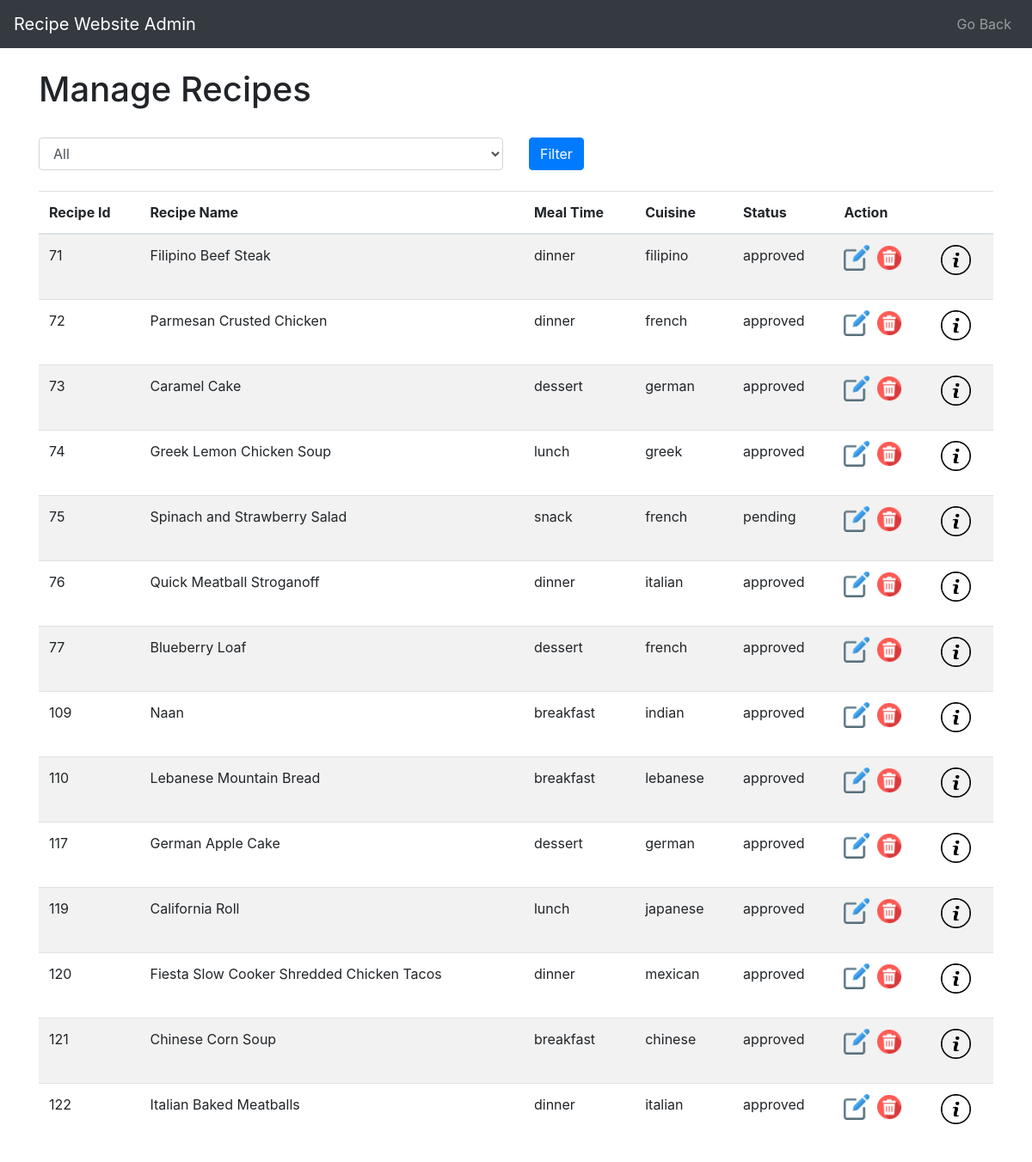
The page /roles/dashboard/manageRecipes.php (signed in) on the database its author committed.
### tables this page shows
CREATE TABLE `recipes` (
  `recipe_id` int(20) NOT NULL,
  `user_id` int(20) NOT NULL,
  `name` varchar(50) NOT NULL,
  `description` text NOT NULL,
  `create_date` datetime NOT NULL,
  `preparation_time` int(5) NOT NULL,
  `cooking_time` int(5) NOT NULL,
  `total_time` int(5) NOT NULL,
  `servings` int(5) NOT NULL,
  `meal_time` varchar(20) NOT NULL,
  `cuisine` varchar(20) NOT NULL,
  `image` varchar(200) NOT NULL,
  `status` varchar(15) NOT NULL
);

### roles/dashboard/manageRecipes.php (the view, shortened to what this page needs)
<!DOCTYPE html>
<html lang="en">
<head>
    <link rel="stylesheet" href="../../css/bootstrap.css">
</head>
<body>
    <nav class="navbar navbar-expand-lg navbar-dark bg-dark">
        <a class="navbar-brand" href="dashboard.php">Recipe Website Admin</a>
        <div class="collapse navbar-collapse" id="navbarNav">
            <ul class="navbar-nav ml-auto">
                <li class="nav-item">
                    <a class="nav-link" href="dashboard.php">Go Back</a>
                </li>
            </ul>
        </div>
    </nav>
    <br>
    <div class="container">
        <h1>Manage Recipes</h1>
        <br>
            <div class="row">
                <div class="col-md-6">
                    <select class="form-control" id="status-filter">
                        <option value="">All</option>
                    </select>
                </div>
                <div class="col-md-6">
                    <button class="btn btn-primary" id="filter-btn">Filter</button>
                </div>
            </div>
        <br>
        <?php
        include "../../includes/connection.php";
        $status_filter = '';
        $sql = "SELECT * FROM recipes $status_filter";
        $result = mysqli_query($con, $sql);
        echo '<div class="content">';
        echo '<div class="row">';
        echo '<div class="col-md-12">';
        echo '<table class="table table-striped">';
        echo '<thead>';
        echo '<tr>';
        echo '<th>Recipe Id</th>';
        echo '<th>Recipe Name</th>';
        echo '<th>Meal Time</th>';
        echo '<th>Cuisine</th>';
        echo '<th>Status</th>';
        echo '<th>Action</th>';
        echo '<th></th>';
        echo '</tr>';
        echo '</thead>';
        echo '<tbody>';
        while ($row = mysqli_fetch_assoc($result)) {
            echo '<tr>';
            echo '<td>' . $row['recipe_id'] . '</td>';
            echo '<td>' . $row['name'] . '</td>';
            echo '<td>' . $row['meal_time'] . '</td>';
            echo '<td>' . $row['cuisine'] . '</td>';
            echo '<td>' . $row['status'] . '</td>';
            echo "<td>";
            echo '<a href="actions/edit_recipe.php?recipe_id=' . $row['recipe_id'] . '"><img src="../../images/edit.png" width="30" height="30" alt="Edit"></a>';
            echo '<a href="#" class="ml-2" data-toggle="modal" data-target="#deleteRecipeModal" data-id="' . $row['recipe_id'] . '"><img src="../../images/delete.png" alt="Delete" width="30" height="30"></a>';
            echo "</td>";
            echo "<td>";
            echo '<a href="#" data-toggle="modal" data-target="#recipeModal' . $row["recipe_id"] . '"><img src="../../images/info.png" alt="read-more" width="35" height="35"></a></p>';
            echo "</td>";
            echo '</tr>';
        }
        echo '</tbody>';
        echo '</table>';
        echo '</div>';
        echo '</div>';
        echo '</div>';
        ?>
    </div>
</body>
</html>

### rows shown on the page
recipes: recipe_id "71", name "Filipino Beef Steak", meal_time "dinner", cuisine "filipino", status "approved"
recipes: recipe_id "72", name "Parmesan Crusted Chicken", meal_time "dinner", cuisine "french", status "approved"
recipes: recipe_id "73", name "Caramel Cake", meal_time "dessert", cuisine "german", status "approved"
recipes: recipe_id "74", name "Greek Lemon Chicken Soup", meal_time "lunch", cuisine "greek", status "approved"
recipes: recipe_id "75", name "Spinach and Strawberry Salad", meal_time "snack", cuisine "french", status "pending"
recipes: recipe_id "76", name "Quick Meatball Stroganoff", meal_time "dinner", cuisine "italian", status "approved"
recipes: recipe_id "77", name "Blueberry Loaf", meal_time "dessert", cuisine "french", status "approved"
recipes: recipe_id "109", name "Naan", meal_time "breakfast", cuisine "indian", status "approved"
recipes: recipe_id "110", name "Lebanese Mountain Bread", meal_time "breakfast", cuisine "lebanese", status "approved"
recipes: recipe_id "117", name "German Apple Cake", meal_time "dessert", cuisine "german", status "approved"
recipes: recipe_id "119", name "California Roll", meal_time "lunch", cuisine "japanese", status "approved"
recipes: recipe_id "120", name "Fiesta Slow Cooker Shredded Chicken Tacos", meal_time "dinner", cuisine "mexican", status "approved"
recipes: recipe_id "121", name "Chinese Corn Soup", meal_time "breakfast", cuisine "chinese", status "approved"
recipes: recipe_id "122", name "Italian Baked Meatballs", meal_time "dinner", cuisine "italian", status "approved"
